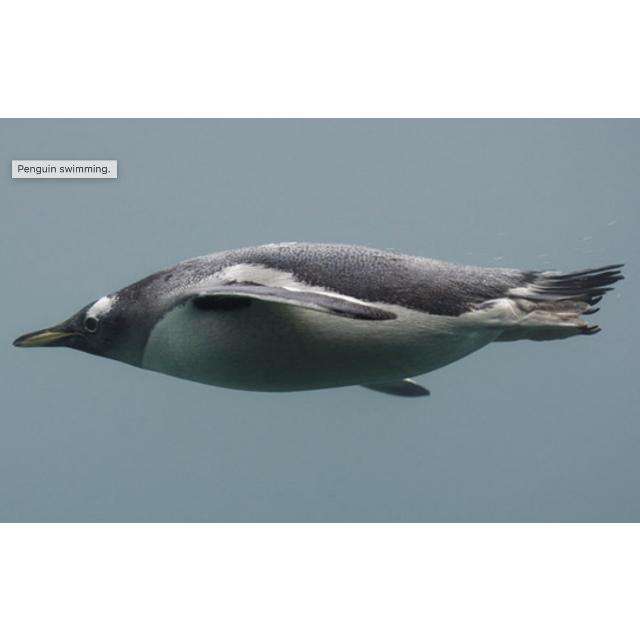
#> input picture CombinedMethods/train/image_id_004.jpg, 640 x 640 px, found by its file name; its folder holds 4 pictures in this run
$ python DETECTMEDADDY.py
#> lines starting #> are read from the running program, lines starting #| are printed output that depends on the picture
## REFERENCES
# https://github.com/yazanmaalla/stereo-vision
# https://www.ijcseonline.org/pdf_paper_view.php?paper_id=3831&45-IJCSE-06281.pdf

import numpy as np
import matplotlib.pyplot as plt
import cv2 as cv
import os
import time

from skimage import io, util, img_as_ubyte
from enum import Enum
from typing import List
from sklearn.neighbors import KNeighborsClassifier
from sklearn.metrics import accuracy_score, confusion_matrix
from sklearn.cluster import KMeans
from sklearn.utils import shuffle


TRAINPATH = "FeatureClass/TurtleVPenguins/archive/train/train/"
TESTPATH = "FeatureClass/TurtleVPenguins/archive/valid/valid/"
CLUSTERS = 648
STEP = 100
start = time.time()


class Animal(Enum):
    TURTLE = 0
    PENGUIN = 1


class Image:
    def __init__(self, img, animal, kp, desc):
        self.img = img
        self.gImg = cv.cvtColor(img, cv.COLOR_BGR2GRAY)
        self.animal = animal
        self.kp = kp
        self.desc = desc


# [103 lines left out: functions stackList, SIFT, ORB, genKMeans, genHistograms, plot and 1 more, not called in this run]


def resize(dataSet, h, w):
    for image in dataSet:
        image.img = cv.resize(image.img, (int(h * 0.7), int(w * 0.7)))
        image.gImg = cv.resize(image.gImg, (int(h * 0.7), int(w * 0.7)))
    return dataSet


# trains KNN model, returns it
# [28 lines left out: function trainKNN, not called in this run]


# populate a dataset with Image objects, SIFT features are generated in here
def populateDataset(path):
    dataset = []
    minH = float("inf")
    minW = float("inf")
    trainDir = os.listdir(path)
    for file in trainDir:
        image = None

        if "P" in file.split(".")[0]:
            image = Image(cv.imread(path + file), Animal.PENGUIN.value, -1, -1)

        else:
            image = Image(cv.imread(path + file), Animal.TURTLE.value, -1, -1)
#> in __init__, self.img is the input picture: shape (640, 640, 3); mean B, G, R 183.5, 179.1, 169.7

        h, w, _ = image.img.shape
#> h = 640; w = 640
        if h < minH:
            minH = h
#> minH = 640
        if w < minW:
            minW = w
#> minW = 640

        dataset.append(image)
#> pass 2 of the loop in populateDataset, `for file in trainDir:`:
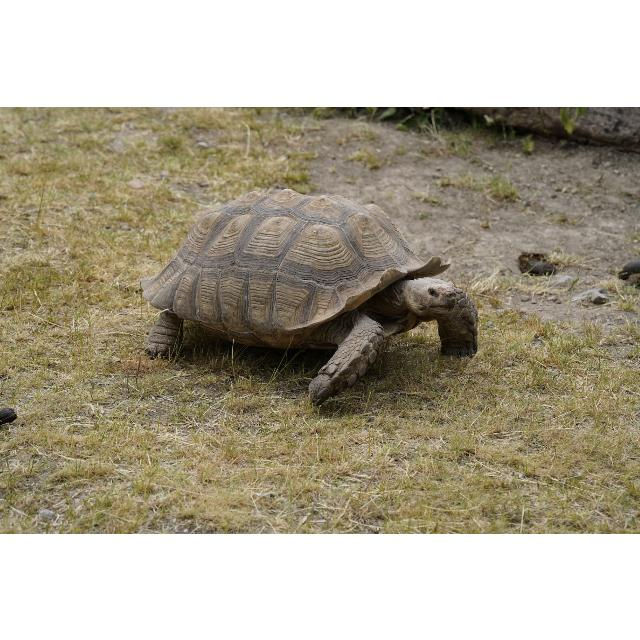
#> input picture CombinedMethods/train/image_id_017.jpg, 640 x 640 px, found by its file name
#> in __init__, self.img is the input picture: shape (640, 640, 3); mean B, G, R 147.9, 166.3, 173.8
#> in __init__ (call 2), `self.gImg = cv.cvtColor(img, cv.COLOR_BGR2GRAY)`:
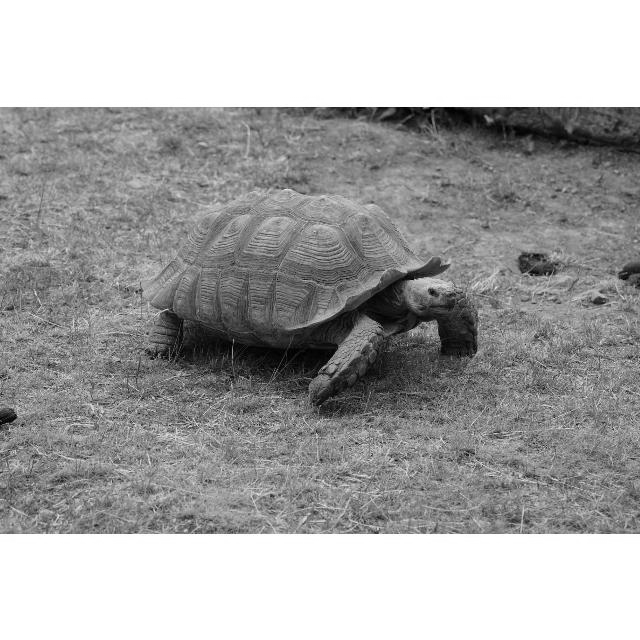
#> self.gImg: shape (640, 640); min 0, max 255, mean 166.4
    return resize(dataset, minH, minW)
#> the loop in resize, `for image in dataSet:` made 4 passes
#> pass 2, in resize, `image.img = cv.resize(image.img, (int(h * 0.7), int(w * 0.7)))`:
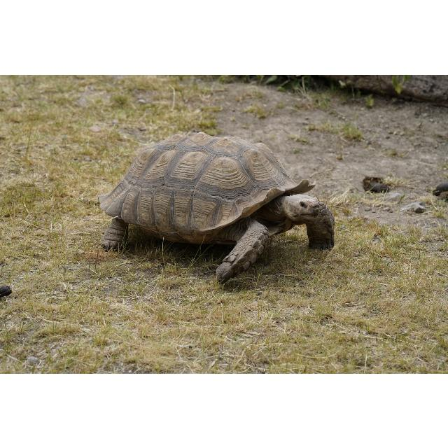
#> image.img: shape (448, 448, 3); mean B, G, R 147.8, 166.2, 173.7
#> pass 2, in resize, `image.gImg = cv.resize(image.gImg, (int(h * 0.7), int(w * 0.7)))`:
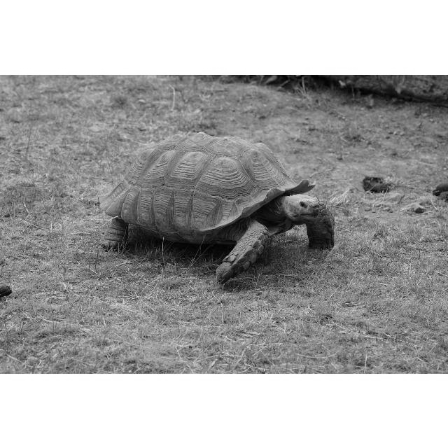
#> image.gImg: shape (448, 448); min 1, max 255, mean 166.4
#> after the loop in resize, `for image in dataSet:`:
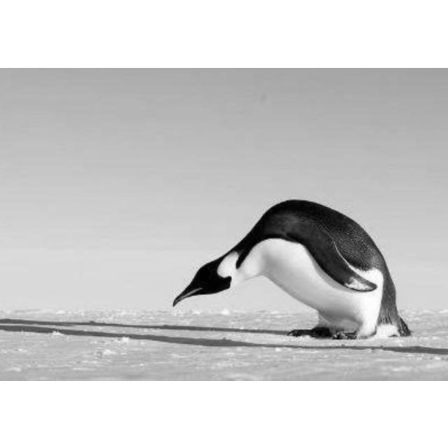
#> image.gImg: shape (448, 448); min 0, max 255, mean 204
#> after the loop in resize, `for image in dataSet:`:
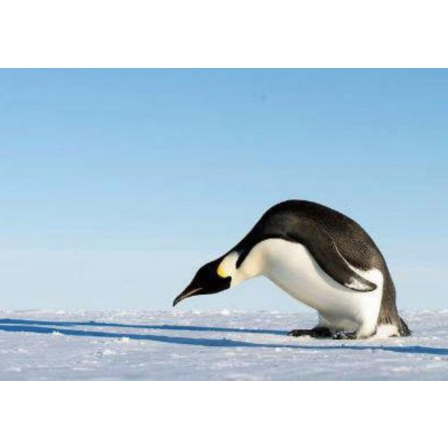
#> image.img: shape (448, 448, 3); mean B, G, R 222.4, 208.3, 188.4


# [15 lines left out: function testKNN, not called in this run]


dataset = populateDataset(TRAINPATH)
#> (the run stopped early here; a loop or call above may not have finished)
